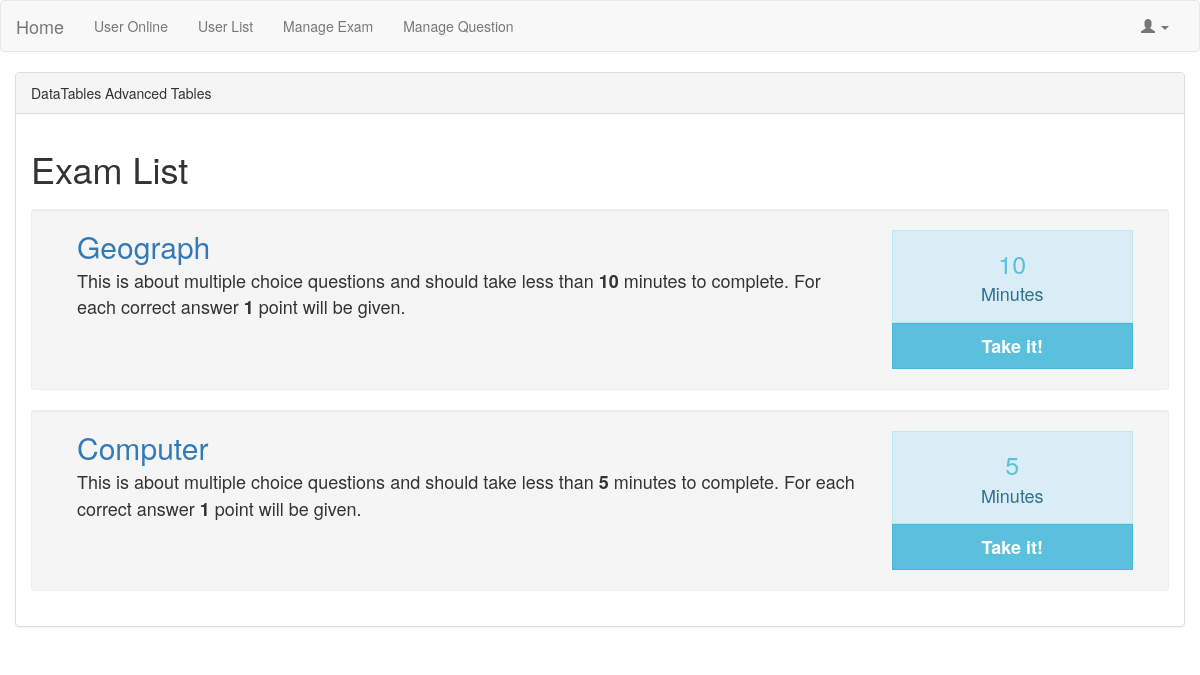
Page /index.php/exam on the committed database.
### tables this page shows
CREATE TABLE `tbl_test` (
  `id` int(11) NOT NULL,
  `test_name` varchar(50) DEFAULT NULL,
  `time` int(5) DEFAULT NULL,
  `date` date DEFAULT NULL
);

### application/controllers/exam.php (called while the page is built, shortened)
<?php
class Exam extends CI_controller
{
	function __construct(){
		$this->load->model(array('M_exam'));
        $this->load->library(array('session', 'form_validation', 'upload', 'user_agent', 'email'));
        $this->load->helper(array('url', 'form', 'text', 'html', 'security', 'file', 'directory', 'number', 'date', 'download'));
	}
	function index(){
		$data['tests'] = $this->M_exam->getTest();
		$this->load->view('test_list', $data);
	}
}

### index.php (called while the page is built, shortened)
<?php
require_once BASEPATH.'core/CodeIgniter.php';

### application/models/M_exam.php (called while the page is built, shortened)
<?php
class M_exam extends CI_Model {
	var $table2 = 'tbl_test';
    function getTest() {
    	$this->db->select("*");
        $this->db->from($this->table2);
        $query = $this->db->get()->result_array();
		return $query;
    }
}

### application/views/test_list.php (the view, shortened to what this page needs)
<!DOCTYPE html>
<html>
<head>
    <link href="<?php echo base_url();?>assets/bootstrap/css/bootstrap.css" rel="stylesheet">
    <link rel="stylesheet" type="text/css" href="<?php echo base_url();?>assets/font-awesome/css/font-awesome.css">
</head>
<body>
	<div class="container">
		<div class="row">
			<div id="wrapper">
		        <div id="page-wrapper">
		            <div class="row">
		                <div class="col-lg-12">
		                    <div class="panel panel-default">
		                        <div class="panel-heading">
		                            DataTables Advanced Tables
		                        </div>
		                        <div class="panel-body">
			<h1>Exam List</h1>
	<?php
	foreach ($tests as $test) {
	?>
	<div class="bs-callout well">
		<div class="media-left">
		</div>
		<div class="media-body">
			<div class="row1">
				<div class="col-md-9 media-info">
					<h2 class="media-heading">
						<a href="#" class="blue"><?php echo $test['test_name']; ?></a>
					</h2>
					<p>This is about <b></b> multiple choice questions and should take less than <b><?php echo ($test['time'])/60; ?></b> minutes to complete. For each correct answer <b>1</b> point will be given.</p>
				</div>
				<div class="search-actions text-center col-md-3 ">
					<div class="alert alert-info">
						<span class="blue bolder bigger-150"><?php echo ($test['time'])/60; ?></span><br>
					Minutes
					</div>
					<a href="<?php echo base_url();?>exam/test/<?php echo $test['id']; ?>" class="search-btn-action btn btn-lg btn-block btn-info">Take it!</a>
				</div>
			</div>
		</div>
	</div>
	<?php
	} ?>
					 			</div>
		                    </div>
		                </div>
		            </div>
		        </div>
		    </div>
		</div>
	</div>
</body>
</html>

### application/views/test_list.php (style rules this page uses)
.bs-callout { padding: 20px; margin: 20px 0; border: 1px solid #eee; border-radius: 3px; }
.media, .media-body { overflow: hidden; *overflow: visible; }
.media-heading { margin: 0 0 5px; }
.search-actions { *border: 1px solid #eee; font-size: 18px; }
.search-actions span { font-size: 25px; color: #5bc0de; }
.search-btn-action { font-weight: bold; font-size: 18px; *margin-top: -18px; }
.media-body p { font-size: 18px; }
.alert { margin-bottom: 0px; border-radius: 0px; }
.btn { border-radius: 0px; }

### rows in the picture
tbl_test: test_name "Geograph", ($test['time'])/60 "10"
tbl_test: test_name "Computer", ($test['time'])/60 "5"
